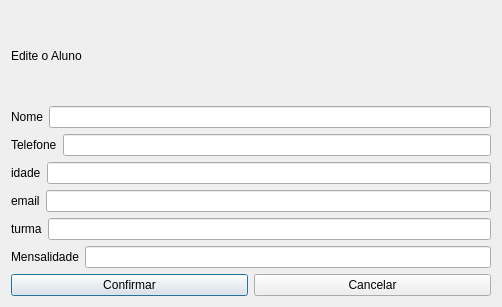
<?xml version="1.0" encoding="UTF-8"?>
<ui version="4.0">
 <class>fm_editAluno</class>
 <widget class="QDialog" name="fm_editAluno">
  <property name="geometry">
   <rect>
    <x>0</x>
    <y>0</y>
    <width>502</width>
    <height>307</height>
   </rect>
  </property>
  <property name="windowTitle">
   <string>Dialog</string>
  </property>
  <layout class="QVBoxLayout" name="verticalLayout">
   <item>
    <layout class="QHBoxLayout" name="horizontalLayout">
     <item>
      <widget class="QLabel" name="label">
       <property name="text">
        <string>Edite o Aluno</string>
       </property>
      </widget>
     </item>
    </layout>
   </item>
   <item>
    <layout class="QHBoxLayout" name="horizontalLayout_2">
     <item>
      <widget class="QLabel" name="label_3">
       <property name="text">
        <string>Nome</string>
       </property>
      </widget>
     </item>
     <item>
      <widget class="QLineEdit" name="txt_nome"/>
     </item>
    </layout>
   </item>
   <item>
    <layout class="QHBoxLayout" name="horizontalLayout_3">
     <item>
      <widget class="QLabel" name="label_4">
       <property name="text">
        <string>Telefone</string>
       </property>
      </widget>
     </item>
     <item>
      <widget class="QLineEdit" name="txt_telefone"/>
     </item>
    </layout>
   </item>
   <item>
    <layout class="QHBoxLayout" name="horizontalLayout_4">
     <item>
      <widget class="QLabel" name="label_2">
       <property name="text">
        <string>idade</string>
       </property>
      </widget>
     </item>
     <item>
      <widget class="QLineEdit" name="txt_idade"/>
     </item>
    </layout>
   </item>
   <item>
    <layout class="QHBoxLayout" name="horizontalLayout_5">
     <item>
      <widget class="QLabel" name="label_5">
       <property name="text">
        <string>email</string>
       </property>
      </widget>
     </item>
     <item>
      <widget class="QLineEdit" name="txt_email"/>
     </item>
    </layout>
   </item>
   <item>
    <layout class="QHBoxLayout" name="horizontalLayout_6">
     <item>
      <widget class="QLabel" name="label_7">
       <property name="text">
        <string>turma</string>
       </property>
      </widget>
     </item>
     <item>
      <widget class="QLineEdit" name="txt_turma"/>
     </item>
    </layout>
   </item>
   <item>
    <layout class="QHBoxLayout" name="horizontalLayout_7">
     <item>
      <widget class="QLabel" name="label_8">
       <property name="text">
        <string>Mensalidade</string>
       </property>
      </widget>
     </item>
     <item>
      <widget class="QLineEdit" name="txt_mensalidade"/>
     </item>
    </layout>
   </item>
   <item>
    <layout class="QHBoxLayout" name="horizontalLayout_8">
     <item>
      <widget class="QPushButton" name="pushButton">
       <property name="text">
        <string>Confirmar</string>
       </property>
      </widget>
     </item>
     <item>
      <widget class="QPushButton" name="pushButton_2">
       <property name="text">
        <string>Cancelar</string>
       </property>
      </widget>
     </item>
    </layout>
   </item>
  </layout>
 </widget>
 <resources/>
 <connections/>
</ui>
